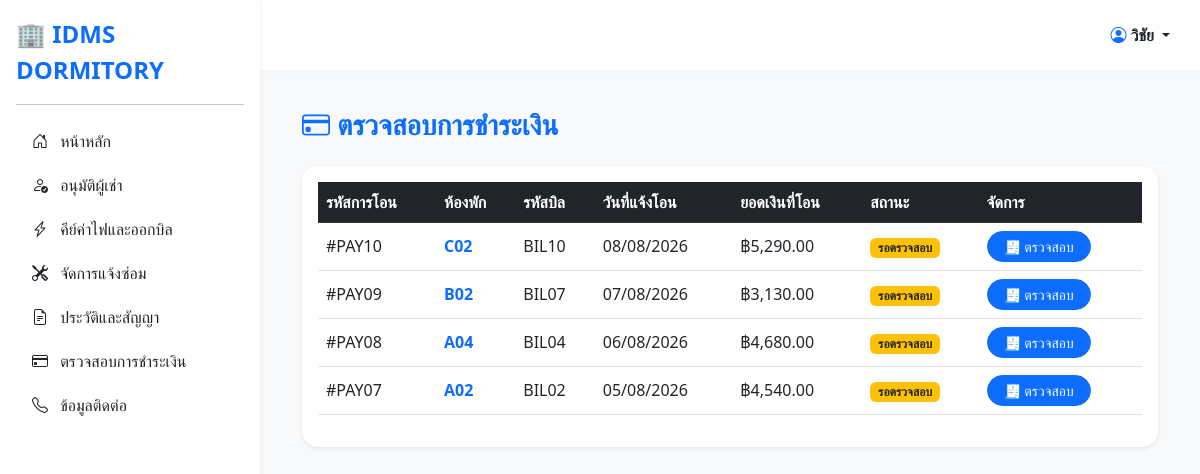
The page /admin_payment.php (signed in) on the database its author committed.
### tables this page shows
CREATE TABLE `payment` (
  `payment_id` varchar(10) NOT NULL,
  `payment_date` datetime DEFAULT NULL,
  `total_paid` decimal(10,2) DEFAULT NULL,
  `slip_image` varchar(255) DEFAULT NULL,
  `verify_status` varchar(20) DEFAULT NULL,
  `bill_id` varchar(10) DEFAULT NULL
);

CREATE TABLE `utility_record` (
  `record_id` varchar(10) NOT NULL,
  `electric_meter` decimal(10,2) DEFAULT NULL,
  `record_date` date DEFAULT NULL,
  `electric_rate` decimal(10,2) DEFAULT NULL,
  `water_rate` decimal(10,2) DEFAULT NULL,
  `room_id` varchar(10) DEFAULT NULL
);

### admin_payment.php (the view, shortened to what this page needs)
<?php
require_once 'connect.php';
?>
<!DOCTYPE html>
<html lang="th">
<head>
    <link href="https://cdn.jsdelivr.net/npm/bootstrap@5.3.0/dist/css/bootstrap.min.css" rel="stylesheet">
    <link rel="stylesheet" href="https://cdn.jsdelivr.net/npm/bootstrap-icons@1.10.5/font/bootstrap-icons.css">
</head>
<body class="bg-light">
    <?php include 'sidebar.php'; ?>
    <div class="main-content">
        <div class="container-fluid py-2">
            <h3 class="mb-4 fw-bold text-primary"><i class="bi bi-credit-card"></i> ตรวจสอบการชำระเงิน</h3>
            <div class="table-responsive bg-white rounded-4 shadow-sm p-3">
                <table class="table table-hover align-middle">
                    <thead class="table-dark">
                        <tr>
                            <th>รหัสการโอน</th>
                            <th>ห้องพัก</th>
                            <th>รหัสบิล</th>
                            <th>วันที่แจ้งโอน</th>
                            <th>ยอดเงินที่โอน</th>
                            <th>สถานะ</th>
                            <th>จัดการ</th>
                        </tr>
                    </thead>
                    <tbody>
                        <?php
                        $sql = "SELECT p.*, b.net_total, u.room_id
                                FROM PAYMENT p
                                LEFT JOIN BILL b ON p.bill_id = b.bill_id
                                LEFT JOIN UTILITY_RECORD u ON b.record_id = u.record_id
                                WHERE p.verify_status = 'pending'
                                ORDER BY p.payment_id DESC";
                        $result = mysqli_query($conn, $sql);
                        if ($result && mysqli_num_rows($result) > 0) {
                            while ($row = mysqli_fetch_assoc($result)) {
                                $room_display = !empty($row['room_id']) ? $row['room_id'] : '-';
                                $bill_display = !empty($row['bill_id']) ? $row['bill_id'] : '-';
                                echo "<tr>
                                        <td>#{$row['payment_id']}</td>
                                        <td class='fw-bold text-primary'>{$room_display}</td>
                                        <td>{$bill_display}</td>
                                        <td>" . date("d/m/Y", strtotime($row['payment_date'])) . "</td>
                                        <td>฿" . number_format($row['total_paid'], 2) . "</td>
                                        <td><span class='badge bg-warning text-dark'>รอตรวจสอบ</span></td>
                                        <td><button class='btn btn-primary btn-sm rounded-pill px-3' data-bs-toggle='modal' data-bs-target='#verifyModal{$row['payment_id']}'>🧾 ตรวจสอบ</button></td>
                                      </tr>";
                                ?>
                                <?php
                            }
                        } else {
                            echo "<tr><td colspan='7' class='text-center py-4 text-muted'>ไม่มีรายการแจ้งชำระเงินที่รอตรวจสอบ</td></tr>";
                        }
                        ?>
                    </tbody>
                </table>
            </div>
        </div>
    </div>
</body>
</html>

### sidebar.php (style rules this page uses)
.main-content { margin-left: 260px; margin-top: 70px; padding: 30px; background-color: #f8f9fa; min-height: calc(100vh - 70px); }

### rows shown on the page
payment: payment_id "PAY10", utility_record.room_id "C02", bill "BIL10", payment_date "08/08/2026", total_paid "5,290.00"
payment: payment_id "PAY09", utility_record.room_id "B02", bill "BIL07", payment_date "07/08/2026", total_paid "3,130.00"
payment: payment_id "PAY08", utility_record.room_id "A04", bill "BIL04", payment_date "06/08/2026", total_paid "4,680.00"
payment: payment_id "PAY07", utility_record.room_id "A02", bill "BIL02", payment_date "05/08/2026", total_paid "4,540.00"

### other values the page prints
$_SESSION['fname'] "วิชัย"
